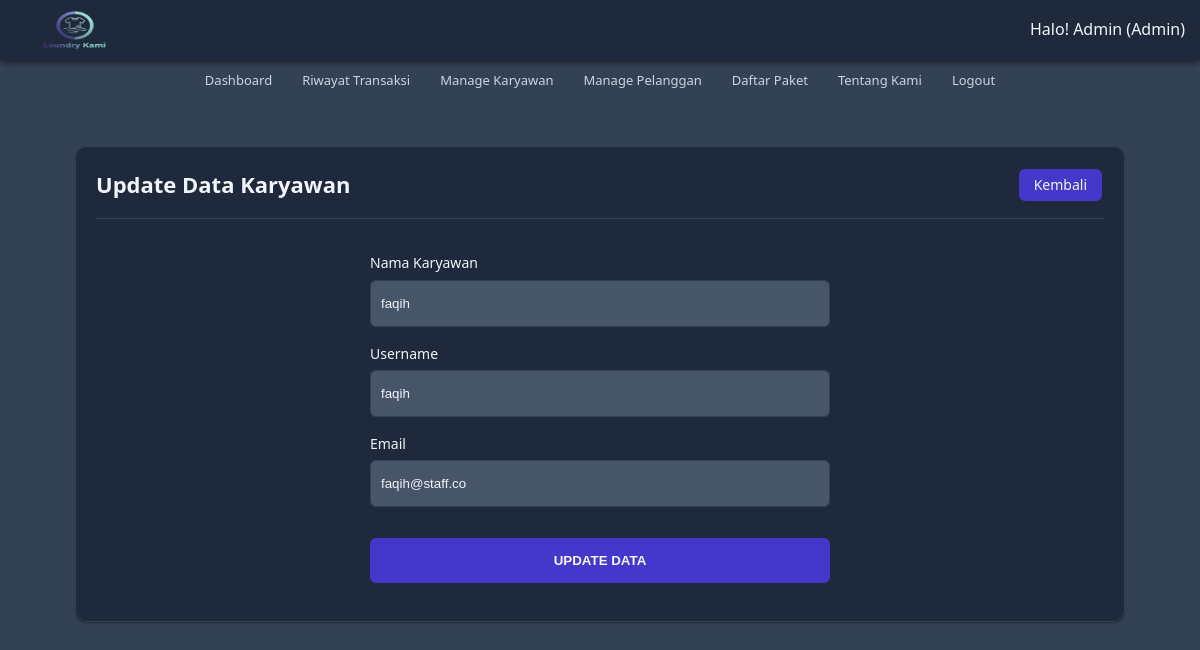
The app's page /karyawan/edit.php?id_user=17 (signed in) with its own data.
### tables this page shows
CREATE TABLE `master` (
  `id_user` int(11) NOT NULL AUTO_INCREMENT,
  `nama` varchar(100) NOT NULL,
  `email` varchar(100) NOT NULL,
  `username` varchar(20) NOT NULL,
  `password` varchar(255) NOT NULL,
  `level` enum('Admin','Karyawan') NOT NULL DEFAULT 'Karyawan',
  PRIMARY KEY (`id_user`)
);

### src/_functions.php (called while the page is built, shortened)
<?php
$host = "db";
$user = "user_db";
$pass = "password_db";
$db = "laundry_app";
$koneksi = mysqli_connect($host, $user, $pass, $db);
function query($query)
{
    global $koneksi;
    $result = mysqli_query($koneksi, $query);
    $rows = [];
    while ($row = mysqli_fetch_assoc($result)) {
        $rows[] = $row;
    }
    return $rows;
}

### src/karyawan/edit.php (the view, shortened to what this page needs)
<?php
require_once('../_header.php');
$id_user = $_GET['id_user'];
$update = query("SELECT * FROM master WHERE id_user='$id_user'")[0];
?>
<div id="tambah_karyawan" class="main-content">
	<div class="container">
		<div class="baris">
			<div class="col mt-2">
				<div class="card">
					<div class="card-title card-flex">
						<div class="card-col">
							<h2>Update Data Karyawan</h2>
						</div>
						<div class="card-col txt-right">
							<a href="karyawan.php" class="btn-xs bg-primary" style="color: whitesmoke;">Kembali</a>
						</div>
					</div>
					<div class="card-body">
						<form action="" method="post" class="form-input">
							<div class="form-grup">
								<label for="nama">Nama Karyawan</label>
								<input type="text" name="nama" placeholder="Nama lengkap" autocomplete="off" id="nama" value="<?= $update['nama'] ?>">
							</div>
							<div class="form-grup">
								<label for="username">Username</label>
								<input type="text" name="username" placeholder="Username" autocomplete="off" id="username" value="<?= $update['username'] ?>">
							</div>
							<div class="form-grup">
								<label for="email">Email</label>
								<input type="text" name="email" placeholder="Email" autocomplete="off" id="email" value="<?= $update['email'] ?>">
							</div>
							<div class="form-grup ">
								<button type="submit" class="mt-1" name="update" style="color: whitesmoke;">Update Data</button>
							</div>
						</form>
					</div>
				</div>
			</div>
		</div>
	</div>
</div>

### src/assets/css/style.css (style rules this page uses)
:root { --primary: #4338ca; --primary-light: #6366f1; --primary-dark: #312e81; --secondary: #64748b; --secondary-light: #94a3b8; --danger: #dc2626; --warning: #d97706; --success: #059669; --info: #0891b2; --bg-primary: #1e293b; --bg-secondary: #334155; --bg-tertiary: #475569; --bg-quaternary: #64748b; --text-primary: #f1f5f9; --text-secondary: #cbd5e1; --text-tertiary: #94a3b8; --text-quaternary: #64748b; --border: #334155; --border-light: #475569; --border-dark: #1e293b; --shadow-sm: 0 1px 2px 0 rgba(0, 0, 0, 0.4); --shadow-md: 0 4px 6px -1px rgba(0, 0, 0, 0.5); --shadow-lg: 0 10px 15px -3px rgba(0, 0, 0, 0.5); --shadow-xl: 0 20px 25px -5px rgba(0, 0, 0, 0.6); --radius: 12px; --radius-sm: 8px; --radius-xs: 6px; --transition: all 0.3s cubic-bezier(0.4, 0, 0.2, 1); --transition-fast: all 0.15s cubic-bezier(0.4, 0, 0.2, 1); }
* { margin: 0; padding: 0; box-sizing: border-box; transition: background-color 0.4s ease, color 0.4s ease, border-color 0.4s ease; }
html, body { width: 100%; max-width: 100%; position: relative; font-family: system-ui, -apple-system, BlinkMacSystemFont, "Segoe UI", Roboto, "Helvetica Neue", Arial, sans-serif; display: flex; flex-direction: column; background: var(--bg-secondary); color: var(--text-primary); line-height: 1.6; -webkit-font-smoothing: antialiased; -moz-osx-font-smoothing: grayscale; overflow-x: hidden; }
.txt-right { text-align: right; }
.mt-1 { margin-top: 15px }
.mt-2 { margin-top: 30px }
h2 { font-size: 22px; }
.main-content { display: flex; flex-direction: column; }
.container { display: flex; flex-direction: column; width: 1080px; max-width: 100%; margin: auto; padding: 0 15px; min-height: 20px; }
.baris { position: relative; margin: 0 -15px; display: flex; flex-direction: row; flex-wrap: wrap; }
.bg-primary { border: 2px solid var(--primary); color: var(--bg-primary); background: var(--primary); }
.col { flex: 1; }
.card { background: var(--bg-primary); margin: 15px; padding: 20px; border-radius: var(--radius); box-shadow: var(--shadow-sm); border: 1px solid var(--border); transition: var(--transition); }
.card-body { position: relative; }
.card-title { padding-bottom: 15px; margin-bottom: 15px; border-bottom: 1px solid var(--border); color: var(--text-primary); }
.card-flex { display: flex; flex-direction: row; align-items: center; justify-content: space-between; }
.card-col { flex: 1; }
.form-input { width: 480px; margin: auto; display: flex; flex-direction: column; padding: 10px; }
.form-grup { display: flex; flex-direction: column; position: relative; margin: 8px 0; }
.form-grup label { font-size: 14px; margin-bottom: 5px; color: var(--text-primary); font-weight: 500; }
.form-grup input { width: 100%; padding: 15px 10px; border-radius: var(--radius-xs); border: 1.5px solid var(--border); outline: none; background: var(--bg-tertiary); color: var(--text-primary); transition: var(--transition); }
.form-grup button { background: var(--primary); border: 0; color: var(--bg-primary); padding: 15px; border-radius: var(--radius-xs); text-transform: uppercase; cursor: pointer; font-weight: 600; transition: var(--transition); }
.btn-xs { font-size: 14px; display: inline-block; text-decoration: none; padding: 5px 15px; margin: 2px; border-radius: var(--radius-xs); cursor: pointer; border: 0; transition: var(--transition); font-weight: 500; }
.main-content { animation: fadeIn 0.8s ease-out; }

### records on screen
master: nama "faqih", username "faqih", email "faqih@staff.co"

### other values on screen
$user['nama'] "Admin"
$user['role'] "Admin"
